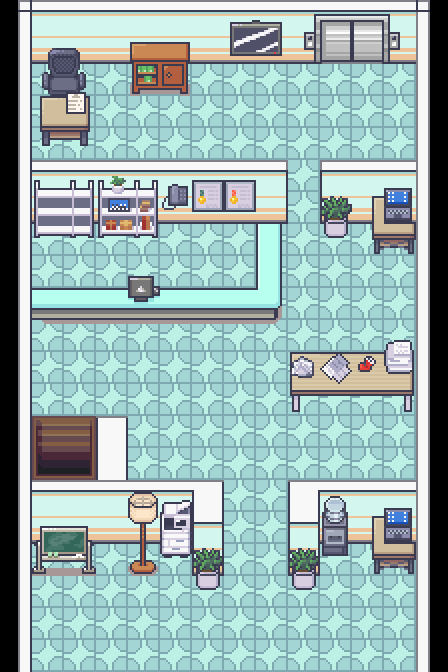

A level layout from a 2D game, rendered from its tile map. Below: a short description, then the map file with tile-grid data replaced by summaries:
An orthogonal 14x21 tile map with 32x32 px tiles, 4 tile layers (Tile Layer 1, Tile Layer 2, Tile Layer 3, Tile Layer 4), 4 tilesets and 29 objects (16x event, 13x collision).

<map version="1.10" tiledversion="1.11.2" orientation="orthogonal" renderorder="right-down" compressionlevel="0" width="14" height="21" tilewidth="32" tileheight="32" infinite="0" nextlayerid="7" nextobjectid="50">
 <properties>
  <property name="edges" value="clamped" />
  <property name="inside" type="bool" value="true" />
  <property name="map_type" value="dungeon" />
  <property name="scenario" value="spyder" />
  <property name="slug" value="omnichannel4" />
 </properties>
 <tileset firstgid="1" name="Office_interiors_shadowless_16x16" tilewidth="32" tileheight="32" tilecount="528" columns="22">
  <image source="../gfx/tilesets/Office_interiors_shadowless_16x16.png" width="704" height="768" />
 </tileset>
 <tileset firstgid="529" name="Interiors_16x16" tilewidth="32" tileheight="32" tilecount="2592" columns="16">
  <image source="../gfx/tilesets/Interiors_16x16.png" width="512" height="5184" />
 </tileset>
 <tileset firstgid="3121" source="../gfx/tilesets/core_indoor_stairs.tsx" />
 <tileset firstgid="6091" name="Tilesets_16x16" tilewidth="32" tileheight="32" tilecount="1760" columns="40">
  <image source="../gfx/tilesets/Tilesets_16x16.png" width="1280" height="1408" />
 </tileset>
 <layer id="1" name="Tile Layer 1" width="14" height="21">
  <data>[294 cells, 294 non-empty, 7 distinct tile ids]</data>
 </layer>
 <layer id="2" name="Tile Layer 2" width="14" height="21">
  <data>[294 cells, 124 non-empty, 32 distinct tile ids]</data>
 </layer>
 <layer id="5" name="Tile Layer 3" width="14" height="21">
  <data>[294 cells, 82 non-empty, 65 distinct tile ids]</data>
 </layer>
 <layer id="6" name="Tile Layer 4" width="14" height="21">
  <data>[294 cells, 9 non-empty, 9 distinct tile ids]</data>
 </layer>
 <objectgroup color="#ff0000" id="3" name="Collisions">
  <object id="1" type="collision" x="0" y="0" width="32" height="672" />
  <object id="2" type="collision" x="416" y="0" width="32" height="672" />
  <object id="3" type="collision" x="32" y="0" width="288" height="64" />
  <object id="5" type="collision" x="32" y="160" width="256" height="160" />
  <object id="6" type="collision" x="320" y="160" width="96" height="64" />
  <object id="8" type="collision" x="32" y="480" width="160" height="64" />
  <object id="9" type="collision" x="320" y="480" width="96" height="64" />
  <object id="10" type="collision" x="288" y="480" width="32" height="96" />
  <object id="11" type="collision" x="96" y="416" width="32" height="64" />
  <object id="12" type="collision" x="192" y="480" width="32" height="96" />
  <object id="21" type="collision" x="32" y="64" width="64" height="64" />
  <object id="37" type="collision" x="288" y="352" width="128" height="32" />
  <object id="39" type="collision" x="384" y="0" width="32" height="64" />
 </objectgroup>
 <objectgroup color="#ffff00" id="4" name="Events">
  <object id="14" name="Teleport to Omnichannel 3" type="event" x="32" y="416" width="32" height="32">
   <properties>
    <property name="act1" value="transition_teleport player,spyder_omnichannel3.tmx,1,10,0.3" />
    <property name="act2" value="char_face player,down" />
    <property name="cond1" value="is char_at player" />
   </properties>
  </object>
  <object id="15" name="Teleport to Omnichannel 3" type="event" x="64" y="416" width="32" height="32">
   <properties>
    <property name="act1" value="transition_teleport player,spyder_omnichannel3.tmx,2,10,0.3" />
    <property name="act2" value="char_face player,down" />
    <property name="cond1" value="is char_at player" />
   </properties>
  </object>
  <object id="17" name="Play Music" type="event" x="0" y="0" width="32" height="32">
   <properties>
    <property name="act1" value="play_music music_omnichannel" />
    <property name="cond1" value="not music_playing music_omnichannel" />
   </properties>
  </object>
  <object id="19" name="Teleport to Radio Tower" type="event" x="320" y="32" width="32" height="32">
   <properties>
    <property name="act1" value="transition_teleport player,spyder_radiotower.tmx,2,17,0.3" />
    <property name="act2" value="char_face player,up" />
    <property name="cond1" value="is char_at player" />
    <property name="cond2" value="is has_item player,spyder_pass" />
   </properties>
  </object>
  <object id="20" name="Teleport to Radio Tower" type="event" x="352" y="32" width="32" height="32">
   <properties>
    <property name="act1" value="transition_teleport player,spyder_radiotower.tmx,3,17,0.3" />
    <property name="act2" value="char_face player,up" />
    <property name="cond1" value="is char_at player" />
    <property name="cond2" value="is has_item player,spyder_pass" />
   </properties>
  </object>
  <object id="23" name="Environment" type="event" x="32" y="0" width="32" height="32">
   <properties>
    <property name="act1" value="set_environment interior" />
    <property name="cond1" value="not environment_is interior" />
   </properties>
  </object>
  <object id="38" name="Note" type="event" x="64" y="96" width="32" height="32">
   <properties>
    <property name="act1" value="translated_dialog spyder_omnichannel_note" />
    <property name="cond1" value="is char_facing_tile player" />
    <property name="cond2" value="is button_pressed INTERACT" />
   </properties>
  </object>
  <object id="40" name="Threats" type="event" x="0" y="64" width="32" height="32">
   <properties>
    <property name="act1" value="random_encounter spyder_omnichannel,0.25" />
    <property name="cond1" value="is variable_set omnichannel1wall:yes" />
    <property name="cond2" value="is check_char_parameter player,moving,1" />
   </properties>
  </object>
  <object id="41" name="No Pass 2" type="event" x="384" y="32" width="32" height="32">
   <properties>
    <property name="act1" value="translated_dialog spyder_omnichannel4_elevator_nopass" />
    <property name="cond1" value="is char_facing_tile player" />
    <property name="cond2" value="is button_pressed INTERACT" />
    <property name="cond3" value="not has_item player,spyder_pass" />
   </properties>
  </object>
  <object id="42" name="No Pass 1" type="event" x="288" y="32" width="32" height="32">
   <properties>
    <property name="act1" value="translated_dialog spyder_omnichannel4_elevator_nopass" />
    <property name="cond1" value="is char_facing_tile player" />
    <property name="cond2" value="is button_pressed INTERACT" />
    <property name="cond3" value="not has_item player,spyder_pass" />
   </properties>
  </object>
  <object id="44" name="Pass 1" type="event" x="288" y="32" width="32" height="32">
   <properties>
    <property name="act1" value="translated_dialog spyder_omnichannel4_elevator_pass" />
    <property name="cond1" value="is char_facing_tile player" />
    <property name="cond2" value="is button_pressed INTERACT" />
    <property name="cond3" value="is has_item player,spyder_pass" />
   </properties>
  </object>
  <object id="45" name="Pass 2" type="event" x="384" y="32" width="32" height="32">
   <properties>
    <property name="act1" value="translated_dialog spyder_omnichannel4_elevator_pass" />
    <property name="cond1" value="is char_facing_tile player" />
    <property name="cond2" value="is button_pressed INTERACT" />
    <property name="cond3" value="is has_item player,spyder_pass" />
   </properties>
  </object>
  <object id="46" name="Intro 2" type="event" x="384" y="512" width="32" height="32">
   <properties>
    <property name="act1" value="translated_dialog spyder_omnichannel_intro" />
    <property name="act2" value="translated_dialog_choice yes:no,cut_scenes2" />
    <property name="cond1" value="is char_facing_tile player" />
    <property name="cond2" value="is button_pressed INTERACT" />
    <property name="cond3" value="not variable_set cut_scenes2:yes" />
   </properties>
  </object>
  </objectgroup>
</map>
<!-- 3 of 29 objects omitted -->
